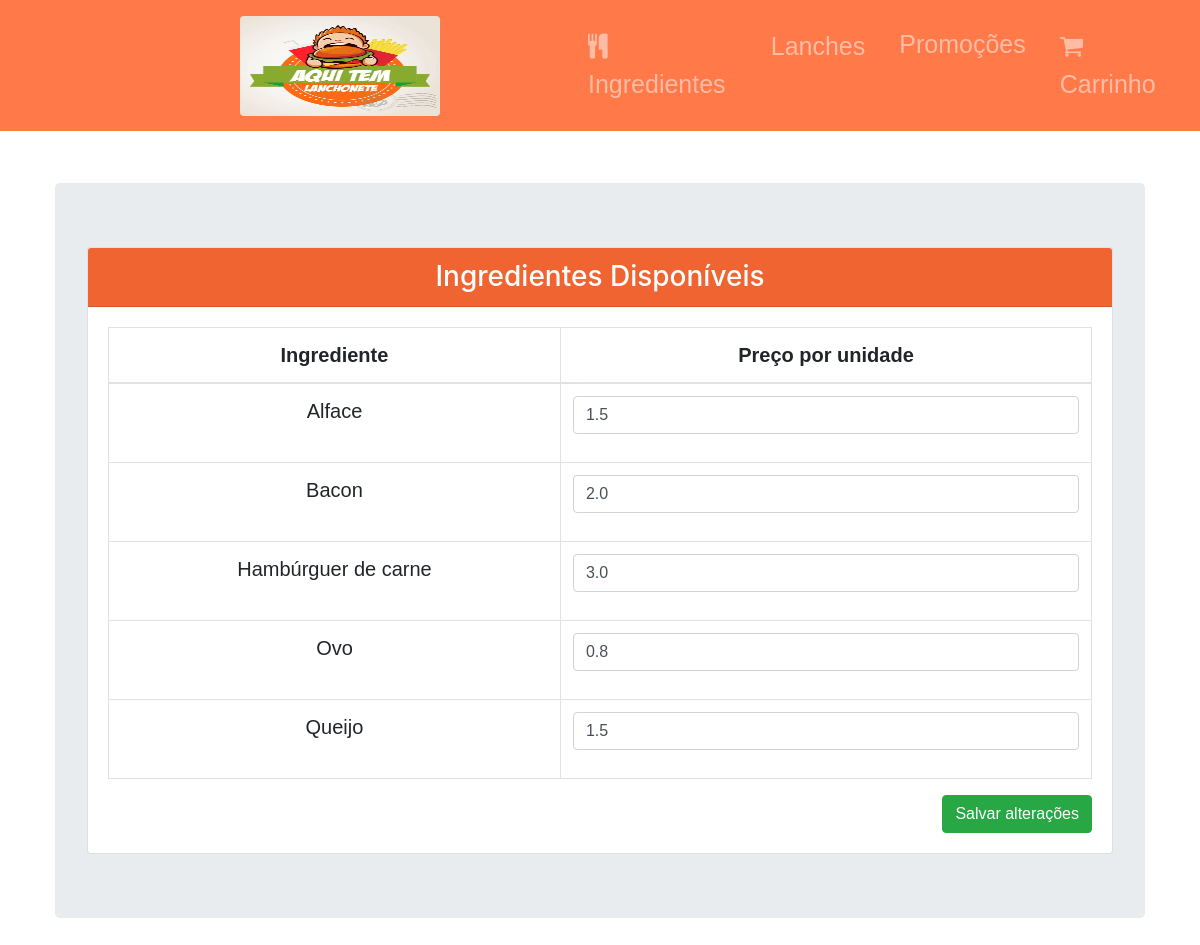
The page /snacks/ingredients/ on the database as committed earlier.
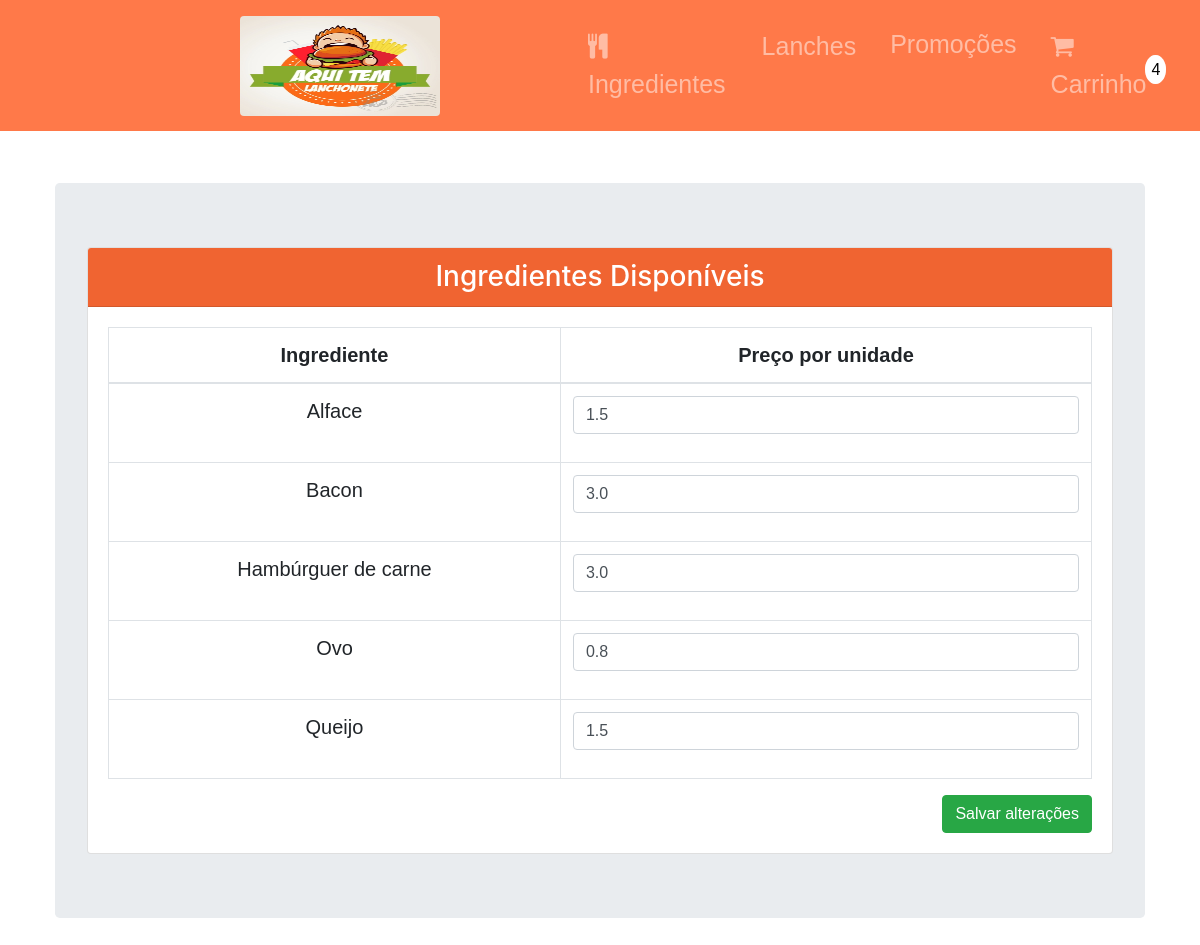
The same page on the database as committed later.
### snackbar/models.py (models this page shows)
class Ingredient(models.Model):
    name = models.CharField(max_length=255, null=False, verbose_name="Nome do Ingrediente")
    value =  models.FloatField(null=True, verbose_name="Valor do Ingrediente")
    category = models.IntegerField(null=True, verbose_name="Categoria do ingrediente 1-Alface | 2-Bacon | 3-Hambúrguer de carne | 4-Ovo | 5-Queijo")

### snackbar/views.py (the view)
# urls.py: path('snacks/ingredients/', views.ingredients),
@csrf_exempt
def ingredients(request):
    sopping_cart = SoppingCart.objects.all()
    ingredients = Ingredient.objects.all()
    return render(request, 'ingredients.html', {'ingredients':ingredients, 'sopping_cart':sopping_cart})

### snackbar/templates/ingredients.html (shortened to what this page needs)
{% extends "base.html" %}
{% load static %}
{% block content %}
<div class="container-fluid" id="snacks_list">
    <div class="col-md-12 col-lg-12 col-xs-12" id="snack_card">
        <div class="jumbotron">
            <div class="card">
                <h3 class="card-header text-white no-margin text-center" id="card_header"> Ingredientes Disponíveis </h3>
                <div class="card-body">
                    <table class="table table-bordered text-center">
                        <thead>
                            <tr>
                                <th scope="col"> Ingrediente </th>
                                <th scope="col"> Preço por unidade </th>
                            </tr>
                        </thead>
                        <tbody>
                            <form id="form-ingredient" method="POST" action="/snacks/ingredients/">
                            {%for ingredient in ingredients%}
                            <tr>
                                <td>{{ingredient.name}}</td>
                                <td>
                                    <div class="form-group">
                                        <input id="input_{{ingredient.id}}"
                                            name="input_{{ingredient.id}}"
                                            type="number"
                                            value="{{ingredient.value}}"
                                            min="0"
                                            class="form-control">
                                    </div>
                                </td>
                            </tr>
                            {% endfor %}
                            </form>
                        </tbody>
                    </table>
                    <button type="button" onclick="sendForm('form-ingredient')" class="btn btn-success pull-right">Salvar alterações</button>
                </div>
            </div>
        </div>
    </div>
</div>
{% endblock %}

Rows that differ between the two databases and show on the page:
changed Ingredient "Bacon": input_2 "2.0" → "3.0"
Other text that changed with them:
{{ sopping_cart.count }}: (not shown) → "4"
